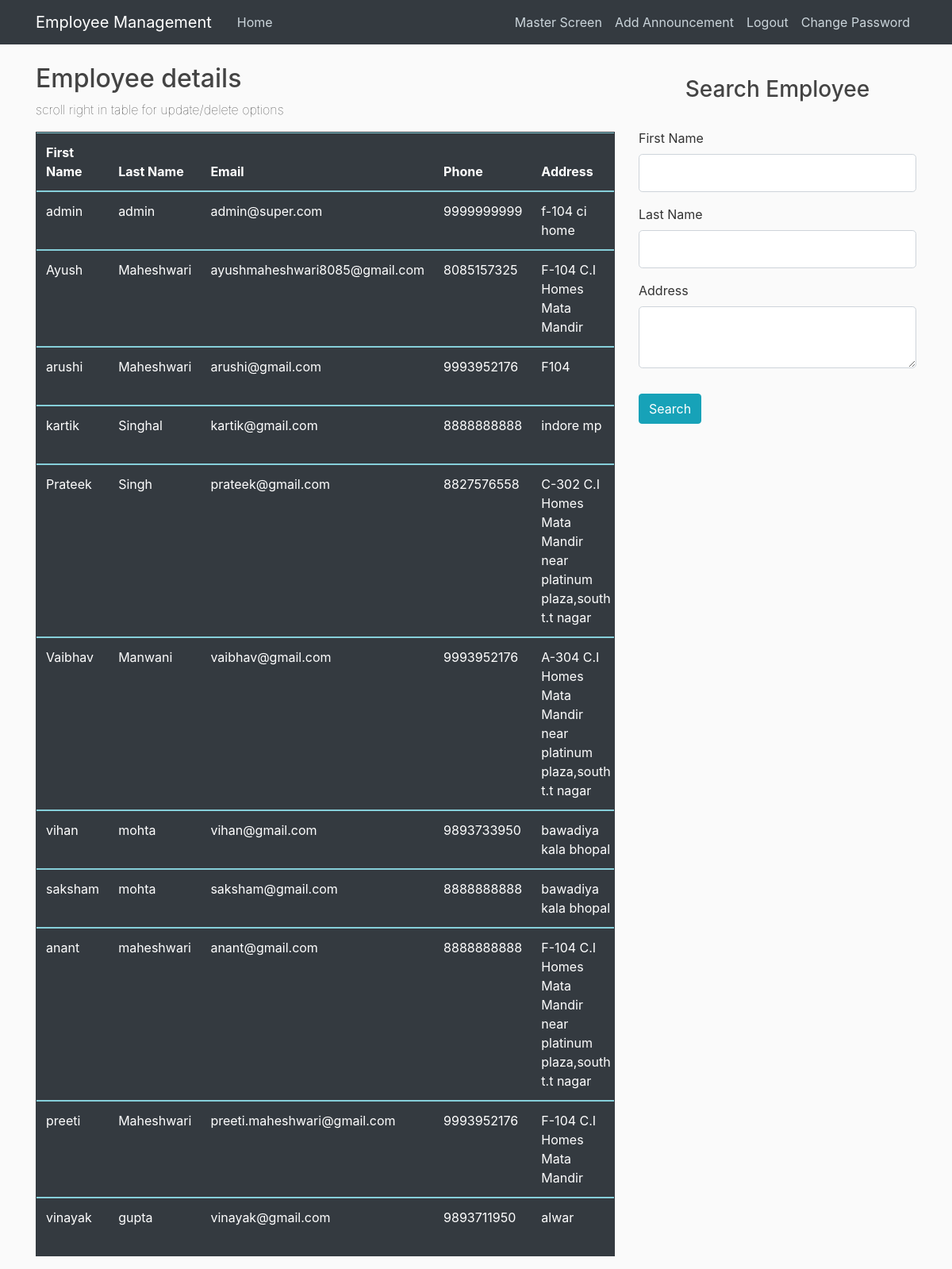
Before: /master (signed in) with the older database file.
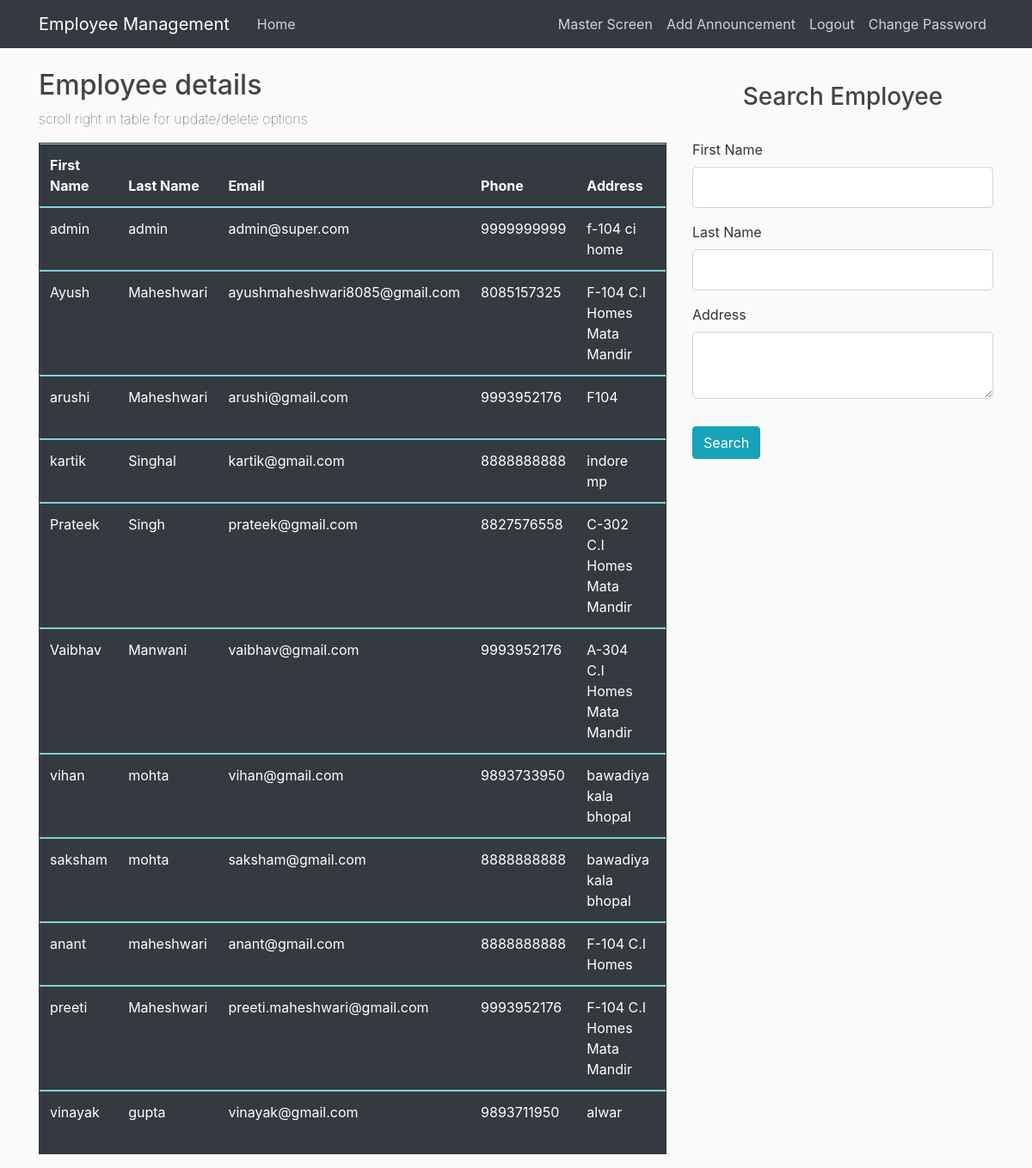
After: the same page with the newer database file.
### employeemanagement/models.py (models this page shows, shortened)
class Employee(db.Model, UserMixin):
    id = db.Column(db.Integer, primary_key=True)
    FirstName = db.Column(db.String(20), nullable=False)
    LastName = db.Column(db.String(20), nullable=False)
    email = db.Column(db.String(120), unique=True, nullable=False)
    phone = db.Column(db.Integer, nullable=False)
    dob = db.Column(db.Date, nullable=False)
    address = db.Column(db.Text, nullable=False)
    isAdmin = db.Column(db.Boolean, nullable=False, default=False)
    password = db.Column(db.String(60), nullable=False)

### employeemanagement/routes.py (the view, shortened to what this page needs)
@app.route("/master", methods=['GET', 'POST'])
@login_required
def master():
    if not current_user.isAdmin:
        flash("Please login as admin to access this page")
        logout_user()
        return redirect(url_for('login'))
    employ = Employee.query.all()
    form = SearchForm()
    return render_template("admin/EmployeeMaster.html", posts=employ, form=form)

### employeemanagement/forms.py
class SearchForm(FlaskForm):
    name = StringField('First Name', validators=[DataRequired()])
    lname = StringField('Last Name', validators=[DataRequired()])
    address = TextAreaField('Address', validators=[DataRequired()])
    submit = SubmitField('Search', render_kw={'class': 'btn btn-success btn-sm btn-block'})

### employeemanagement/models.py (called while the page is built)
@login_manager.user_loader
def load_user(user_id):
    return Employee.query.get(int(user_id))

### employeemanagement/templates/admin/EmployeeMaster.html (shortened to what this page needs)
{% extends "layout.html" %}
{% block content %}
        <table class="table table-info table-responsive bg-dark text-white border border-dark">
              <thead>
              <tr> <h2>Employee details</h2> <p style="font-weight:lighter;"> scroll right in table for update/delete options </p>  </th> </tr>
                <tr>
                  <th scope="col">First Name</th>
                  <th scope="col">Last Name</th>
                  <th scope="col">Email</th>
                  <th scope="col">Phone</th>
                  <th scope="col">Address</th>
                  <th scope="col">DOB</th>
                </tr>
              </thead>
        {% for post in posts %}
              <tbody>
                <tr>
                  <td>{{post.FirstName}}</td>
                  <td>{{post.LastName}}</td>
                  <td>{{post.email}}</td>
                  <td>{{post.phone}}</td>
                  <td>{{post.address}}</td>
                  <td>{{post.dob}}</td>
                </tr>
              </tbody>
        {% endfor %}
        </table>
{% endblock content %}
{% block search %}
    <form method="POST" action="" class="form mt-3">
        <fieldset class="form-group ">
            <legend class="border-bottom-mb-4  text-center  " > <h3> Search Employee </h3> </legend>
            <div class="form-group mt-3 " >
                {{ form.name.label(class="form-control-label") }}
                {% if form.name.errors %}
                    {{ form.name(class="form-control form-control-lg is-invalid ") }}
                    <div class="invalid-feedback">
                        {% for error in form.name.errors %}
                            <span> {{ error }} </span>
                        {% endfor %}
                    </div>
                {% else %}
                    {{ form.name(class="form-control form-control-lg ") }}
                {% endif %}
            </div>
            <div class="form-group">
                {{ form.lname.label(class="form-control-label") }}
                {% if form.lname.errors %}
                    {{ form.lname(class="form-control form-control-lg is-invalid") }}
                    <div class="invalid-feedback">
                        {% for error in form.lname.errors %}
                            <span> {{ error }} </span>
                        {% endfor %}
                    </div>
                {% else %}
                    {{ form.lname(class="form-control form-control-lg ") }}
                {% endif %}
            </div>
            <div class="form-group">
                {{ form.address.label(class="form-control-label") }}
                {% if form.address.errors %}
                    {{ form.address(class="form-control form-control-lg is-invalid") }}
                    <div class="invalid-feedback">
                        {% for error in form.address.errors %}
                            <span> {{ error }} </span>
                        {% endfor %}
                    </div>
                {% else %}
                    {{ form.address(class="form-control form-control-lg ") }}
                {% endif %}
            </div>
        </fieldset>
        <div class="form-group">
                {{ form.submit(class="btn btn-outline-info bg-info text-white text-center ")}}
        </div>
    </form>
{% endblock %}

### employeemanagement/templates/layout.html (shortened to what this page needs)
<!DOCTYPE html>
<html lang="en">
<head>
    <link rel="stylesheet" href="https://stackpath.bootstrapcdn.com/bootstrap/4.3.1/css/bootstrap.min.css">
    <link rel="stylesheet" type="text/css" href="{{ url_for('static',filename='main.css' ) }}">
</head>
<body>
    <header class="site-header">
      <nav class="navbar navbar-expand-md navbar-dark bg-dark fixed-top">
        <div class="container">
          <a class="navbar-brand mr-4" href="/">Employee Management</a>
          <div class="collapse navbar-collapse" id="navbarToggle">
            <div class="navbar-nav mr-auto">
              <a class="nav-item nav-link" href="/">Home</a>
            </div>
            <div class="navbar-nav">
                {% if current_user.is_authenticated %}
                    {% if not current_user.isAdmin %}
                        <a class="nav-item nav-link" href="{{ url_for('details') }}">Details</a>
                        <a class="nav-item nav-link" href="{{ url_for('logout') }}">Logout</a>
                    {% else %}
                        <a class="nav-item nav-link" href="{{ url_for('master') }}">Master Screen</a>
                        <a class="nav-item nav-link" href="{{ url_for('add_announcement') }}">Add Announcement</a>
                        <a class="nav-item nav-link" href="{{ url_for('logout') }}">Logout</a>
                    {% endif %}
                    <a class="nav-item nav-link" href="{{ url_for('update_password', employee_id=current_user.id ) }}">Change Password</a>
                {%else%}
                    <a class="nav-item nav-link" href="/login">Login</a>
                    <a class="nav-item nav-link" href="/register">Register</a>
                {% endif %}
            </div>
          </div>
        </div>
      </nav>
    </header>
    <main role="main" class="container">
      <div class="row">
        <div class="col-md-8">
            {% block content %}
            {% endblock %}
        </div>
        <div class="col-md-4">
            {% if current_user.isAdmin %}
                {% block search %}
                {% endblock %}
            {% else %}
                {% block c2%}
                {% endblock %}
            {% endif %}
        </div>
      </div>
    </main>
</body>
</html>

### employeemanagement/static/main.css (style rules this page uses)
body { background: #fafafa; color: #333333; margin-top: 5rem; }
h1, h2, h3, h4, h5, h6 { color: #444444; }
.site-header .navbar-nav .nav-link { color: #cbd5db; }

Changed rows visible on the page:
changed Employee "Prateek": address "C-302 C.I Homes Mata Mandir near platinum plaza,south t.t nagar" → "C-302 C.I Homes Mata Mandir"
changed Employee "Vaibhav": address "A-304 C.I Homes Mata Mandir near platinum plaza,south t.t nagar" → "A-304 C.I Homes Mata Mandir"
changed Employee "anant": address "F-104 C.I Homes Mata Mandir near platinum plaza,south t.t nagar" → "F-104 C.I Homes"
